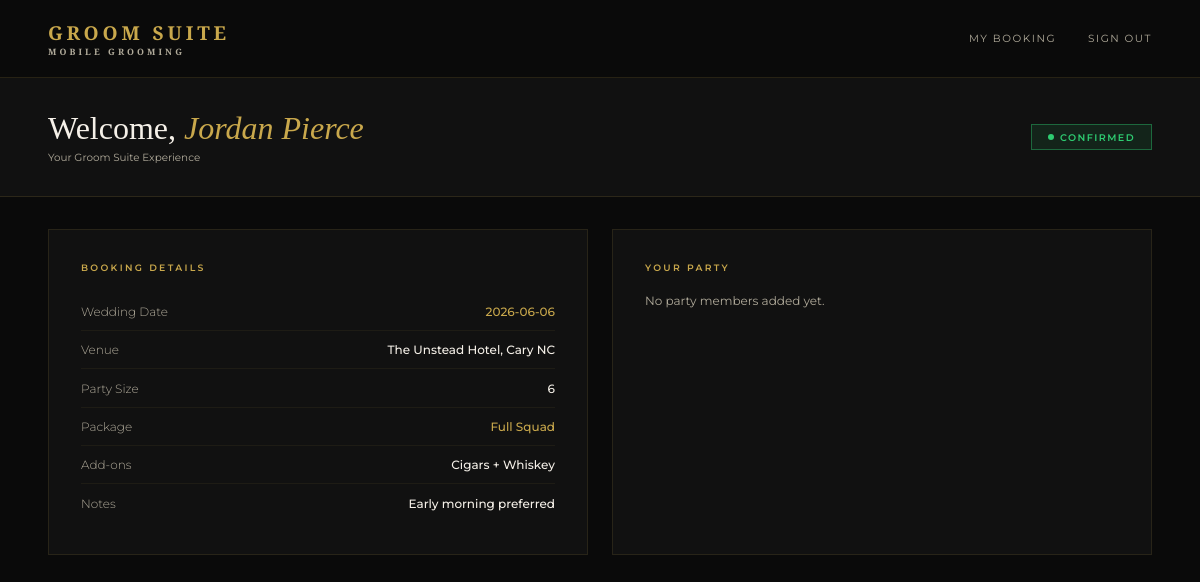
Page /portal (signed in) on the committed database.
### models.py (models this page shows)
class User(UserMixin, db.Model):
    id = db.Column(db.Integer, primary_key=True)
    name = db.Column(db.String(100), nullable=False)
    email = db.Column(db.String(120), unique=True, nullable=False)
    password = db.Column(db.String(200), nullable=False)
    role = db.Column(db.String(20), default='client')
    bookings = db.relationship('Booking', backref='client', lazy=True)

class Booking(db.Model):
    id = db.Column(db.Integer, primary_key=True)
    wedding_date = db.Column(db.String(50), nullable=False)
    venue = db.Column(db.String(200), nullable=False)
    start_time = db.Column(db.String(20))
    party_size = db.Column(db.Integer, default=1)
    package = db.Column(db.String(100))
    addons = db.Column(db.String(200))
    notes = db.Column(db.Text)
    status = db.Column(db.String(20), default='pending')
    created_at = db.Column(db.DateTime, default=datetime.utcnow)
    user_id = db.Column(db.Integer, db.ForeignKey('user.id'), nullable=False)
    party_members = db.relationship('PartyMember', backref='booking', lazy=True)

### routes.py (the view)
    @app.route('/portal')
    @login_required
    def portal():
        if current_user.role == 'admin':
            return redirect(url_for('admin_dashboard'))
        booking = Booking.query.filter_by(user_id=current_user.id).first()
        return render_template('portal.html', booking=booking)

### auth.py (called while the page is built)
def register_routes(app, login_manager):
    @login_manager.user_loader
    def load_user(user_id):
        return db.session.get(User, int(user_id))
    @app.route('/login', methods=['GET', 'POST'])
    def login():
        if request.method == 'POST':
            email = request.form.get('email')
            password = request.form.get('password')
            user = User.query.filter_by(email=email).first()
            if user and check_password_hash(user.password, password):
                login_user(user)
                if user.role == 'admin':
                    return redirect(url_for('index'))
                return redirect(url_for('portal'))
            flash('Invalid email or password')
        return render_template('login.html')
    @app.route('/logout')
    @login_required
    def logout():
        logout_user()
        return redirect(url_for('index'))

### templates/portal.html (shortened to what this page needs)
{% extends 'base.html' %}
{% block content %}
<div class="portal-header">
  <div>
    <h1 class="portal-greeting">Welcome, <span>{{ current_user.name }}</span></h1>
    <p class="portal-meta">Your Groom Suite Experience</p>
  </div>
  {% if booking %}
  <div class="status-badge status-{{ booking.status }}">
    <span class="status-dot"></span>
    {{ booking.status|capitalize }}
  </div>
  {% endif %}
</div>
<div class="portal-body">
  {% if booking %}
  <div class="portal-card">
    <div class="portal-card-title">Booking Details</div>
    <div class="detail-row">
      <span class="detail-label">Wedding Date</span>
      <span class="detail-value gold">{{ booking.wedding_date }}</span>
    </div>
    <div class="detail-row">
      <span class="detail-label">Venue</span>
      <span class="detail-value">{{ booking.venue }}</span>
    </div>
    <div class="detail-row">
      <span class="detail-label">Party Size</span>
      <span class="detail-value">{{ booking.party_size }}</span>
    </div>
    <div class="detail-row">
      <span class="detail-label">Package</span>
      <span class="detail-value gold">{{ booking.package or 'TBD' }}</span>
    </div>
    <div class="detail-row">
      <span class="detail-label">Add-ons</span>
      <span class="detail-value">{{ booking.addons or 'None' }}</span>
    </div>
    <div class="detail-row">
      <span class="detail-label">Notes</span>
      <span class="detail-value">{{ booking.notes or '—' }}</span>
    </div>
  </div>
  <div class="portal-card">
    <div class="portal-card-title">Your Party</div>
    {% if booking.party_members %}
      {% for member in booking.party_members %}
      <div class="detail-row">
        <span class="detail-label">{{ member.name }}</span>
        <span class="detail-value">{{ member.service }}</span>
      </div>
      {% endfor %}
    {% else %}
      <p style="color:var(--white-dim);font-size:0.75rem;">No party members added yet.</p>
    {% endif %}
  </div>
  {% else %}
  <div class="empty-state">
    <p>You don't have a booking yet.</p>
    <a href="{{ url_for('index') }}" class="btn-gold" style="margin-top:1.5rem;width:auto;padding:0.75rem 2rem;">Submit an Inquiry</a>
  </div>
  {% endif %}
</div>
{% endblock %}

### static/css/style.css (style rules this page uses)
*, *::before, *::after { box-sizing: border-box; margin: 0; padding: 0; }
:root { --gold: #C9A84C; --gold-light: #E8C96A; --gold-dim: #8a6f2e; --black: #0A0A0A; --black-2: #111111; --black-3: #1A1A1A; --black-5: #2C2C2C; --white: #F5F0E8; --white-dim: #b0aa9a; --font-display: 'Cormorant Garamond', serif; --font-body: 'Montserrat', sans-serif; }
body { font-family: var(--font-body); background: var(--black); color: var(--white); min-height: 100vh; }
.portal-header { padding: 2rem 3rem; background: var(--black-2); border-bottom: 1px solid rgba(201,168,76,0.15); display: flex; align-items: center; justify-content: space-between; }
.portal-greeting { font-family: var(--font-display); font-size: 2rem; font-weight: 300; }
.portal-greeting span { color: var(--gold); font-style: italic; }
.portal-meta { font-size: 0.65rem; color: var(--white-dim); margin-top: 0.25rem; }
.status-badge { display: inline-flex; align-items: center; gap: 0.4rem; padding: 0.4rem 1rem; font-size: 0.6rem; letter-spacing: 0.15em; text-transform: uppercase; font-weight: 600; border: 1px solid; }
.status-confirmed { border-color: rgba(46,204,113,0.4); color: #2ecc71; background: rgba(46,204,113,0.1); }
.status-dot { width: 6px; height: 6px; border-radius: 50%; background: currentColor; }
.portal-body { padding: 2rem 3rem; display: grid; grid-template-columns: 1fr 1fr; gap: 1.5rem; }
.portal-card { background: var(--black-2); border: 1px solid rgba(201,168,76,0.12); padding: 2rem; }
.portal-card-title { font-size: 0.58rem; letter-spacing: 0.25em; text-transform: uppercase; color: var(--gold); margin-bottom: 1.2rem; font-weight: 600; }
.detail-row { display: flex; justify-content: space-between; align-items: center; padding: 0.7rem 0; border-bottom: 1px solid rgba(201,168,76,0.07); font-size: 0.75rem; }
.detail-row:last-child { border-bottom: none; }
.detail-label { color: var(--white-dim); font-weight: 300; }
.detail-value { color: var(--white); font-weight: 500; }
.detail-value.gold { color: var(--gold); }

### rows in the picture
User: name "Jordan Pierce"
Booking: status "CONFIRMED", wedding_date "2026-06-06", venue "The Unstead Hotel, Cary NC", party_size "6", package "Full Squad", addons "Cigars + Whiskey", notes "Early morning preferred"
